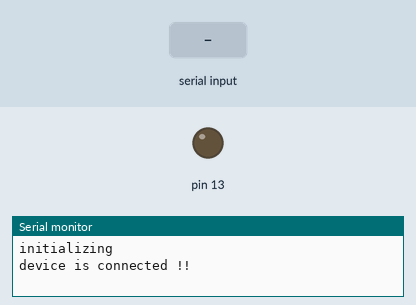
Simulated run of this sketch. Board: Arduino Uno, built with avr-gcc and run on an emulated ATmega328P. Shown: output pins drawn as LEDs (lit = HIGH), the last lines printed to the serial monitor. Dashed ring = blinking. The test bench sets the inputs (shaded band).

Above: at 1.2 s.
1.3 s: "blink\n" received over the second serial link
At 1.48 s:
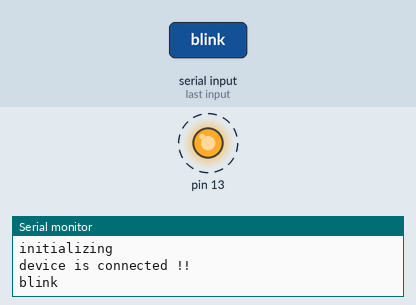
4.3 s: "on\n" received over the second serial link
7.3 s: "off\n" received over the second serial link
At 8.3 s:
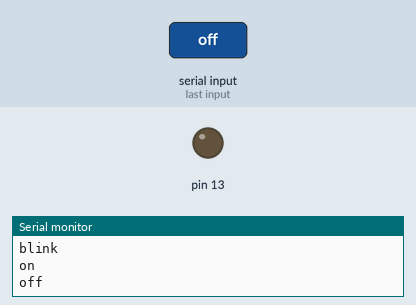
Timing chart, 0 to 10.3 s (numbered marks = the images above; inputs shaded):
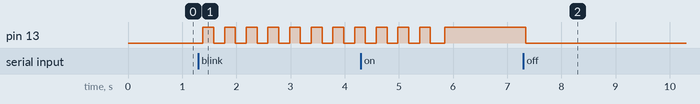

Measured:
- after the input at 1.3 s, pin 13: alternates HIGH for 0.20 s and LOW for 0.20 s, starting after 0.08 s
- after the input at 7.3 s, pin 13: HIGH → LOW after 0.05 s

The sketch:

blutooth.ino
```cpp
#include <SoftwareSerial.h>

SoftwareSerial mySerial(3,2);

String message = "";

void setup() {
  // put your setup code here, to run once:
  pinMode(13,OUTPUT);
  Serial.begin(9600);
  mySerial.begin(9600);
  Serial.println("initializing");
  Serial.println("device is connected !!");

}

void loop() {
  // put your main code here, to run repeatedly:

  if (mySerial.available()){
    char incomingChar = mySerial.read();
    if (incomingChar != '\n'){
      message += String(incomingChar);
    }
    else{
      message = "";
    }
    Serial.write(incomingChar);
  }
  // Check received message and control output accordingly
  if (message == "on"){
    digitalWrite(13, HIGH);
  }
  else if (message == "off"){
    digitalWrite(13, LOW);
  }
  else if (message == "blink"){
    for(int i = 0; i<=10;i++){
    digitalWrite(13,HIGH);
    delay(200);
    digitalWrite(13,LOW);
    delay(200);}
  }
  delay(20);
}
```
